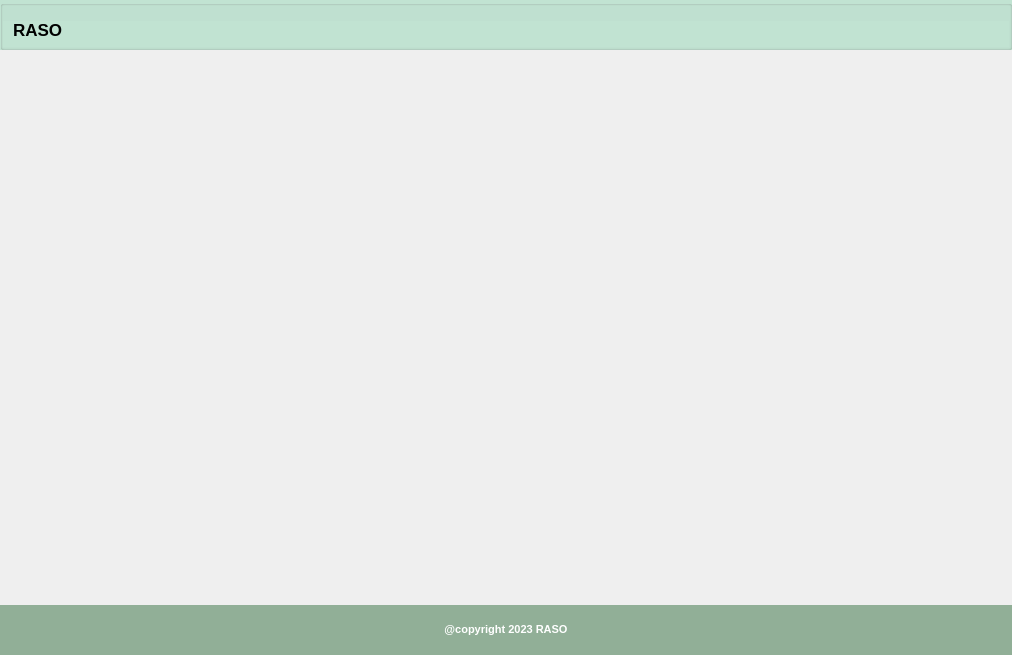
<?xml version="1.0" encoding="UTF-8"?>
<ui version="4.0">
 <class>MainWindow</class>
 <widget class="QMainWindow" name="MainWindow">
  <property name="geometry">
   <rect>
    <x>0</x>
    <y>0</y>
    <width>1012</width>
    <height>655</height>
   </rect>
  </property>
  <property name="windowTitle">
   <string>MainWindow</string>
  </property>
  <widget class="QWidget" name="centralwidget">
   <layout class="QGridLayout" name="gridLayout">
    <property name="leftMargin">
     <number>0</number>
    </property>
    <property name="topMargin">
     <number>0</number>
    </property>
    <property name="rightMargin">
     <number>0</number>
    </property>
    <property name="bottomMargin">
     <number>0</number>
    </property>
    <item row="4" column="0">
     <widget class="QLabel" name="label_Footer">
      <property name="sizePolicy">
       <sizepolicy hsizetype="Preferred" vsizetype="Expanding">
        <horstretch>0</horstretch>
        <verstretch>0</verstretch>
       </sizepolicy>
      </property>
      <property name="minimumSize">
       <size>
        <width>0</width>
        <height>50</height>
       </size>
      </property>
      <property name="maximumSize">
       <size>
        <width>16777215</width>
        <height>50</height>
       </size>
      </property>
      <property name="styleSheet">
       <string notr="true">color: white;
background-color : rgb(145, 175, 151);
</string>
      </property>
      <property name="text">
       <string>&lt;html&gt;&lt;head/&gt;&lt;body&gt;&lt;p&gt;&lt;span style=&quot; font-size:8pt; font-weight:600;&quot;&gt;@copyright 2023 RASO&lt;/span&gt;&lt;/p&gt;&lt;/body&gt;&lt;/html&gt;</string>
      </property>
      <property name="alignment">
       <set>Qt::AlignCenter</set>
      </property>
     </widget>
    </item>
    <item row="2" column="0">
     <widget class="QGroupBox" name="HeaderLayout">
      <property name="sizePolicy">
       <sizepolicy hsizetype="Preferred" vsizetype="Expanding">
        <horstretch>0</horstretch>
        <verstretch>0</verstretch>
       </sizepolicy>
      </property>
      <property name="minimumSize">
       <size>
        <width>0</width>
        <height>50</height>
       </size>
      </property>
      <property name="maximumSize">
       <size>
        <width>16777215</width>
        <height>50</height>
       </size>
      </property>
      <property name="styleSheet">
       <string notr="true">background-color : rgb(193, 227, 210);</string>
      </property>
      <layout class="QHBoxLayout" name="horizontalLayout">
       <property name="leftMargin">
        <number>0</number>
       </property>
       <property name="topMargin">
        <number>15</number>
       </property>
       <property name="rightMargin">
        <number>0</number>
       </property>
       <property name="bottomMargin">
        <number>0</number>
       </property>
       <item>
        <widget class="QLabel" name="label_Header">
         <property name="sizePolicy">
          <sizepolicy hsizetype="Expanding" vsizetype="Expanding">
           <horstretch>0</horstretch>
           <verstretch>0</verstretch>
          </sizepolicy>
         </property>
         <property name="minimumSize">
          <size>
           <width>0</width>
           <height>0</height>
          </size>
         </property>
         <property name="maximumSize">
          <size>
           <width>16777215</width>
           <height>16777215</height>
          </size>
         </property>
         <property name="font">
          <font>
           <weight>50</weight>
           <bold>false</bold>
          </font>
         </property>
         <property name="styleSheet">
          <string notr="true"/>
         </property>
         <property name="text">
          <string>&lt;html&gt;&lt;head/&gt;&lt;body&gt;&lt;p&gt;&lt;span style=&quot; font-size:20pt; font-weight:600; vertical-align:super;&quot;&gt;RASO&lt;/span&gt;&lt;/p&gt;&lt;/body&gt;&lt;/html&gt;</string>
         </property>
         <property name="scaledContents">
          <bool>false</bool>
         </property>
         <property name="alignment">
          <set>Qt::AlignLeading|Qt::AlignLeft|Qt::AlignVCenter</set>
         </property>
         <property name="margin">
          <number>0</number>
         </property>
         <property name="indent">
          <number>10</number>
         </property>
        </widget>
       </item>
      </layout>
     </widget>
    </item>
    <item row="3" column="0">
     <widget class="QStackedWidget" name="stackedWidget"/>
    </item>
   </layout>
  </widget>
 </widget>
 <resources/>
 <connections/>
</ui>
